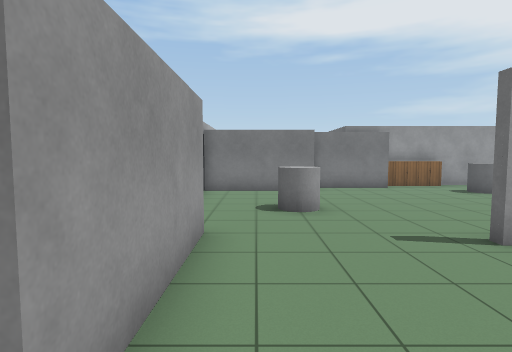
view 1 (above)

19 first-person views from a walk through a world built for the Gazebo simulator. The camera is 1.3 m above the floor, tilts 4° down and sees 80° across. The floor is counted in squares, 1 m on a side. Each view is taken from the middle of a square. On the plan, view 1 faces up. The plan holds only what a view shows up to about 14 squares ahead; the rest is blank. The place goes on beyond the plan. Robots are left out. Simple patterns stand in for the simulator's built-in surfaces.

view 2
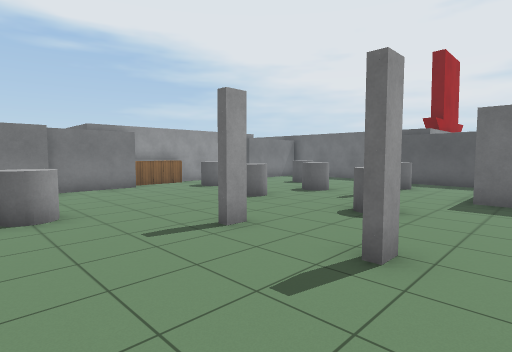

view 3
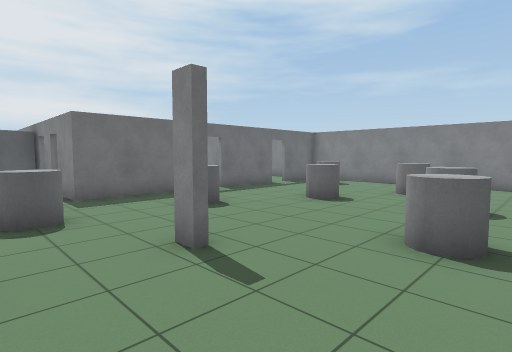

view 4
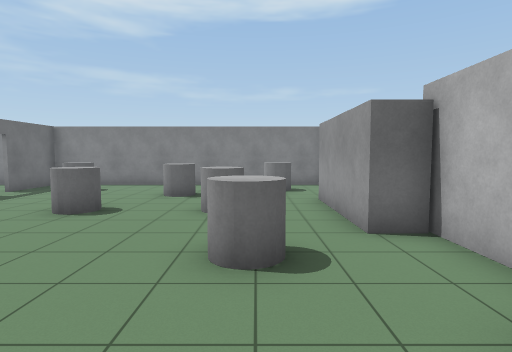

view 5
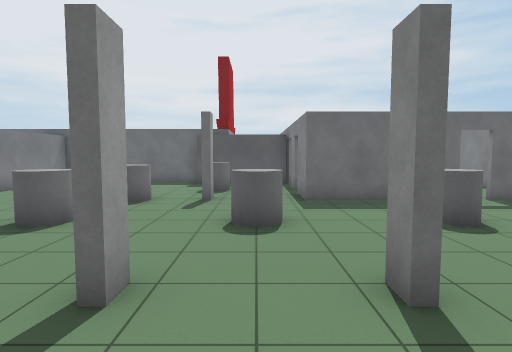

view 6
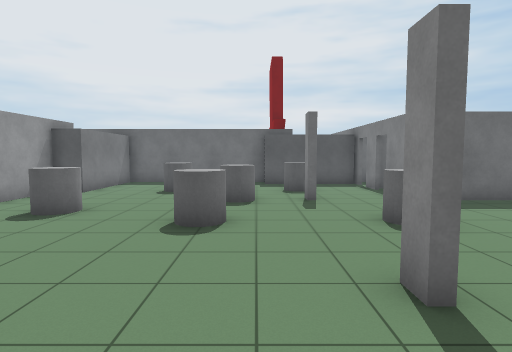

view 7
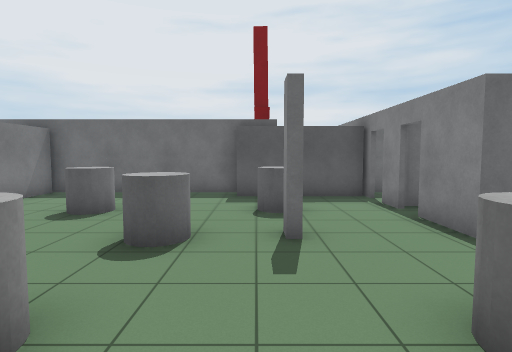

view 8
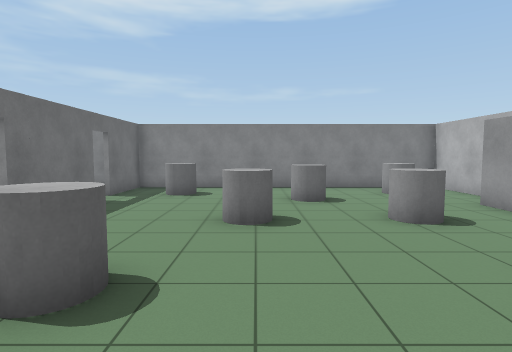

view 9
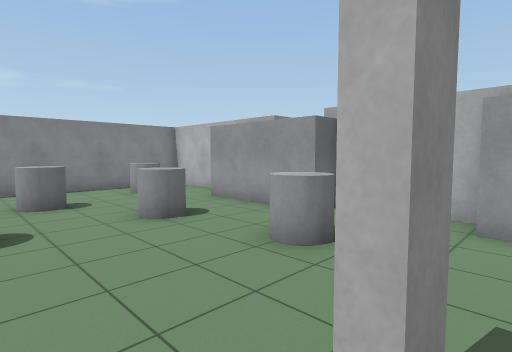

view 10
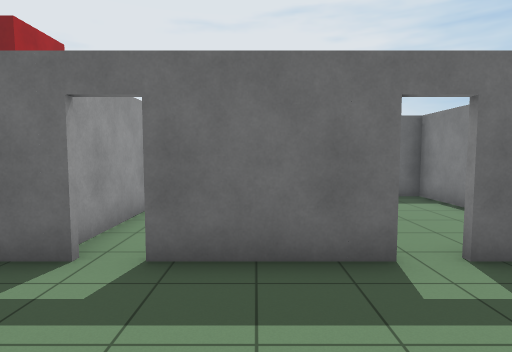

view 11
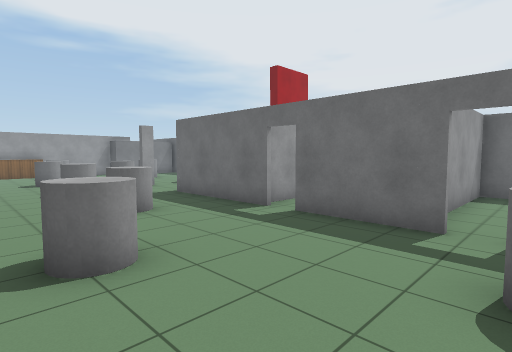

view 12
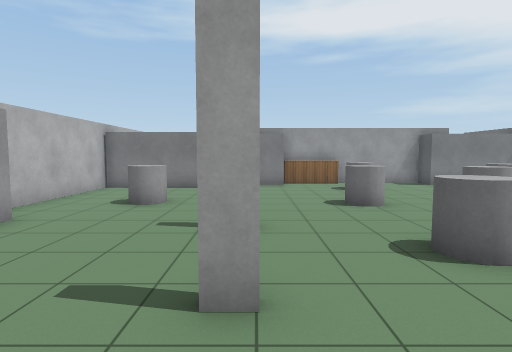

view 13
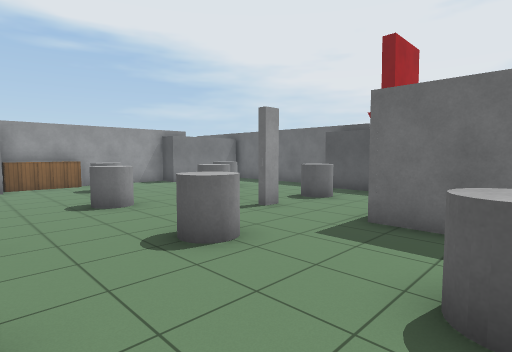

view 14
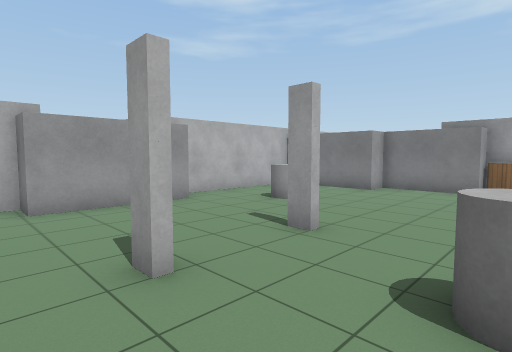

view 15
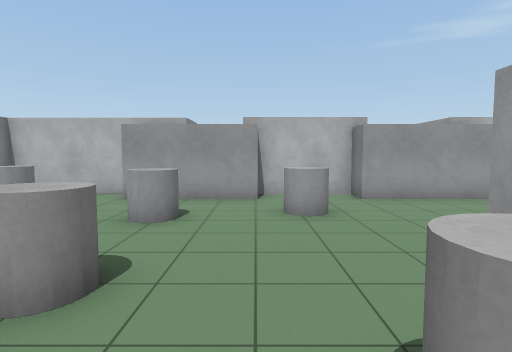

view 16
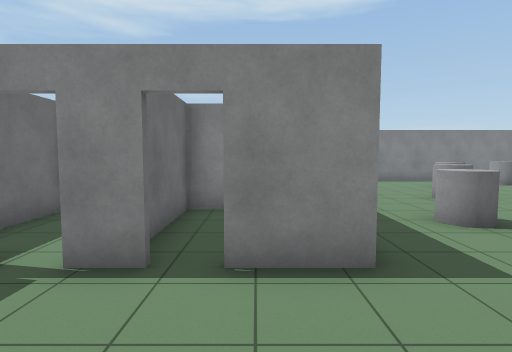

view 17
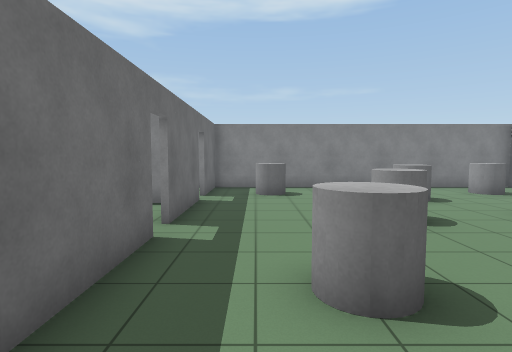

view 18
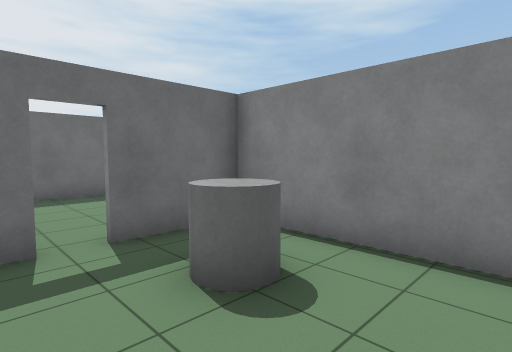

view 19
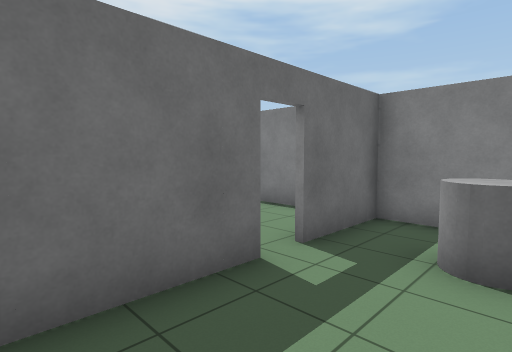

### Floor plan
Ten units are one square. View 1 is at (0, 0); x grows to the right and y downward. Boxes are objects, and circles mark ways between rooms. Rooms are numbered by the first view taken in them; rooms with no view inside come last. Other rooms are left out.
<svg viewBox="-24 -135 184 241">
<path fill="none" stroke="#000" d="M41 -14 35 -14M35 -16 41 -16M41 -43 35 -43M35 -45 41 -45M96 29 96 -16 114 -16M122 -16 132 -16M-9 -51 -9 -11 -19 -11 -19 19 -9 19 -9 59M140 -16 151 -16M145 -15 145 -57M96 68 96 36M155 -56 155 -95M52 -130 52 -119 21 -119 21 -109 -19 -109M-19 64 -19 101 96 101 96 75M-19 -114 -19 -56M155 -119 114 -119 114 -130 74 -130M101 101 155 101 155 63 117 63M117 23 126 23 126 -14"/>
<rect x="-5" y="75" width="10" height="20" fill="#bbb"><title>grey cylinder</title></rect>
<rect x="5" y="5" width="10" height="10" fill="#bbb"><title>grey cylinder</title></rect>
<rect x="5" y="-85" width="10" height="20" fill="#bbb"><title>grey cylinder</title></rect>
<rect x="15" y="35" width="10" height="10" fill="#bbb"><title>grey cylinder</title></rect>
<rect x="25" y="65" width="20" height="10" fill="#bbb"><title>grey cylinder</title></rect>
<rect x="45" y="35" width="10" height="10" fill="#bbb"><title>grey cylinder</title></rect>
<rect x="65" y="75" width="20" height="10" fill="#bbb"><title>grey cylinder</title></rect>
<rect x="65" y="5" width="10" height="10" fill="#bbb"><title>grey cylinder</title></rect>
<rect x="65" y="-35" width="10" height="10" fill="#bbb"><title>grey cylinder</title></rect>
<rect x="65" y="-75" width="10" height="10" fill="#bbb"><title>grey cylinder</title></rect>
<rect x="75" y="-115" width="10" height="20" fill="#bbb"><title>grey cylinder</title></rect>
<rect x="85" y="-75" width="20" height="20" fill="#bbb"><title>grey cylinder</title></rect>
<rect x="115" y="-55" width="10" height="20" fill="#bbb"><title>grey cylinder</title></rect>
<rect x="115" y="-95" width="10" height="10" fill="#bbb"><title>grey cylinder</title></rect>
<circle cx="100" cy="70" r="3" fill="#2a7"/>
<circle cx="130" cy="-15" r="3" fill="#2a7"/>
<text x="60" y="-20">1</text>
<text x="130" y="80">2</text>
<text x="110" y="0">3</text>
</svg>
Room 1 opens to room 2. Room 1 opens to room 3.

Where each view was taken, in squares from view 1:
view 1: 0 up, 0 right, facing up
view 2: 0 up, 0 right, facing up-right
view 3: 4 up, 0 right, facing down-right
view 4: 3 up, 1 right, facing down
view 5: 3 up, 1 right, facing right
view 6: 6 up, 1 right, facing right
view 7: 5 up, 5 right, facing right
view 8: 2 up, 5 right, facing down
view 9: 2 up, 5 right, facing down-left
view 10: 5 down, 6 right, facing right
view 11: 8 down, 4 right, facing up-right
view 12: 1 down, 4 right, facing up
view 13: 1 down, 4 right, facing up-right
view 14: 0 up, 7 right, facing up-left
view 15: 2 down, 8 right, facing left
view 16: 5 up, 11 right, facing down
view 17: 2 up, 8 right, facing down
view 18: 6 down, 5 right, facing down-right
view 19: 4 down, 7 right, facing down-right
